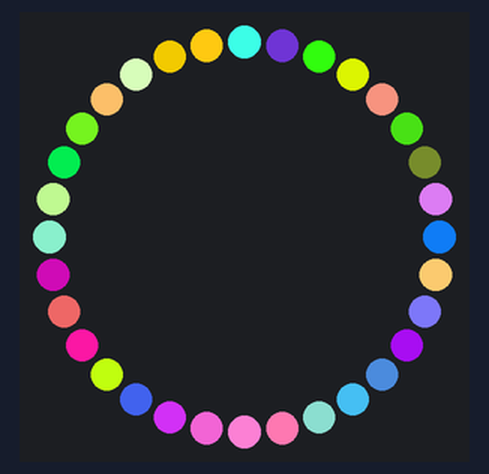
Bench run of a program on a simulated ESP32 board running MicroPython. Parts: 32 RGB LEDs in a ring, first at the top, clockwise. Wiring (from the project's diagram.json): green LED on GPIO 13. Random numbers come from a fixed seed.

Above: at 0.01 s.
At 0.68 s:
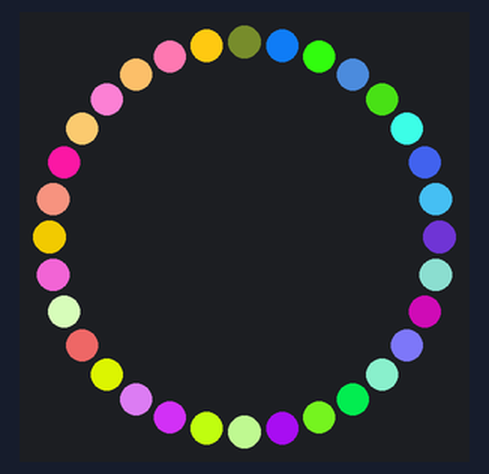
At 1.05 s:
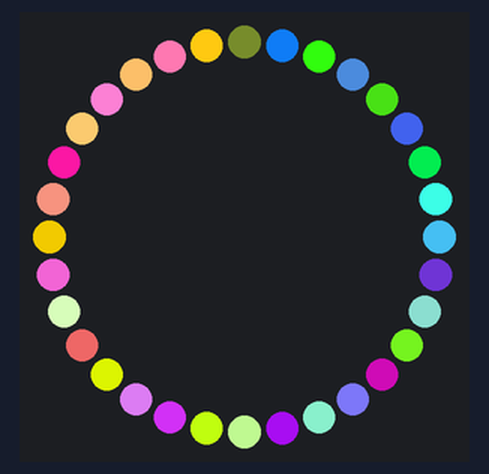
At 1.4 s:
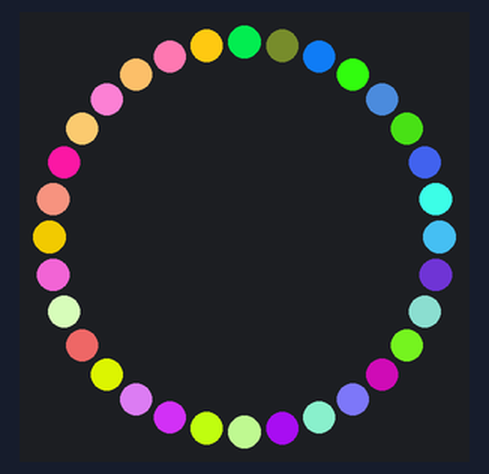

The program:

main.py
```python
from machine import Pin
from neopixel import NeoPixel
from time import sleep_ms
from random import randrange

pixels_count = 32
pixels = NeoPixel(Pin(15), pixels_count)
pixels_count_half = int(pixels_count/2)

a = [[randrange(256) for c in range(3)] for i in range(pixels_count)]

while True:
    ## Set a color for each of the RGB-LEDs
    for i in range(pixels_count - 1):
        if (a[i][0] > a[i + 1][0]):
            a[i], a[i + 1] = a[i + 1], a[i]

    for i in range(pixels_count):
        pixels[i] = a[i]
    pixels.write()
    sleep_ms(50)
```
